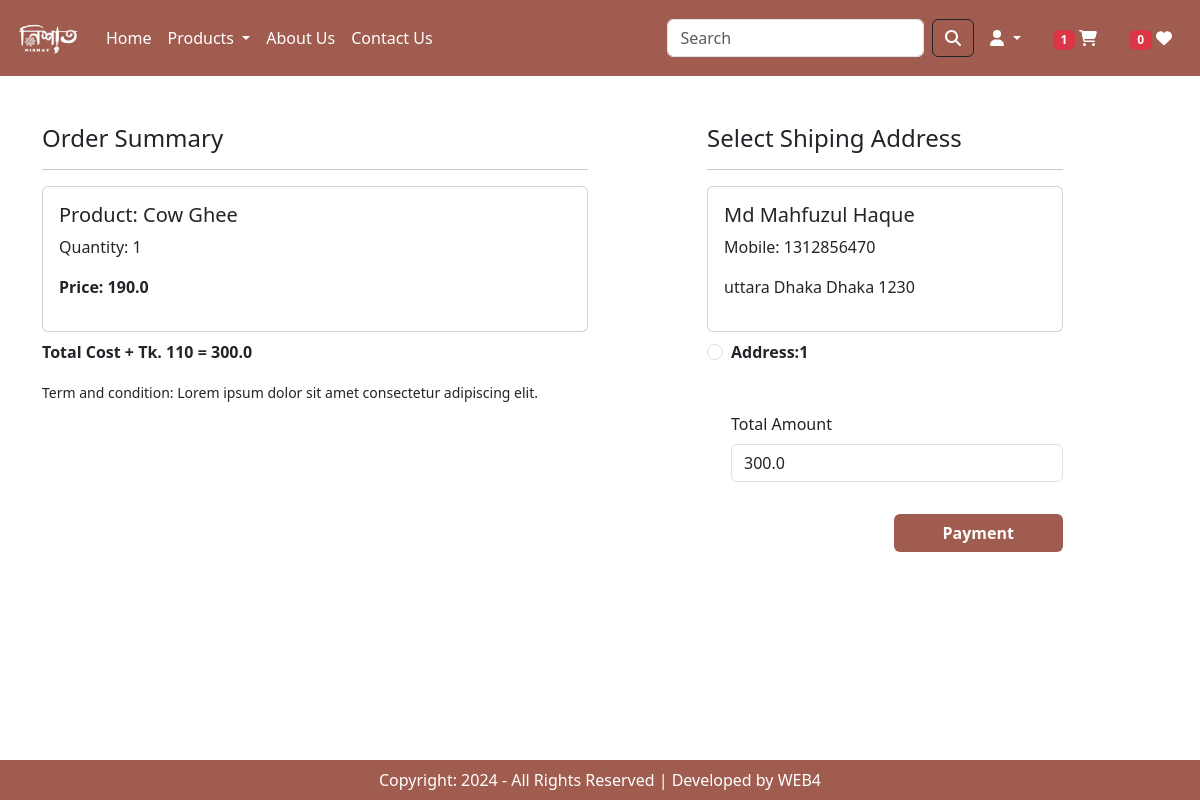
Page /checkout/ (signed in) on the committed database.
### app/models.py (models this page shows, shortened)
class Cart(models.Model):
    user = models.ForeignKey('auth.User', on_delete=models.CASCADE)
    product = models.ForeignKey(Product, on_delete=models.CASCADE)
    quantity = models.PositiveIntegerField(default=1)

class Product (models.Model):
    title = models.CharField(max_length=100)
    selling_price = models.FloatField()
    discounted_price = models.FloatField()
    description = models.TextField()
    composition = models.TextField(default='')
    prodapp = models.TextField(default='')
    category = models.CharField(choices=CATEGORY_CHOICES, max_length=2)
    product_image = models.ImageField(upload_to='product')

class Customer(models.Model):
    user = models.ForeignKey('auth.User', on_delete=models.CASCADE)
    name = models.CharField(max_length=200)
    locality = models.CharField(max_length=200)
    city = models.CharField(max_length=50)
    mobile = models.IntegerField(default=0)
    zipcode = models.IntegerField()
    state = models.CharField(choices=STATE_CHOICES, max_length=100)

### app/views.py (the view, shortened to what this page needs)
# urls.py: path('checkout/', views.checkout.as_view(), name='checkout'),
@method_decorator(login_required, name='dispatch')
class checkout(View):
    def get(self, request):
        totalitem = 0
        wishitem = 0
        if request.user.is_authenticated:
            totalitem = len(Cart.objects.filter(user=request.user))
            wishitem = len(Wishlist.objects.filter(user=request.user))
        user = request.user
        add = Customer.objects.filter(user=user)
        cart_items = Cart.objects.filter(user=user)
        famount = sum(p.quantity * p.product.discounted_price for p in cart_items)
        totalamount = famount + 110
        return render(request, 'app/checkout.html', locals())

### app/templates/app/checkout.html (shortened to what this page needs)
{% extends "app/base.html" %}
{% load static %}
{% block main-content%}
  <div class="container">
        <div class="row mt-5">
            <div class="col-sm-6">
                <h4> Order Summary</h4>
                <hr>
                {% for item in cart_items %}
                  <div class="card mb-2">
                    <div class="card-body">
                        <h5>Product: {{item.product.title}}</h5>
                        <p>Quantity: {{item.quantity}}</p>
                        <p class="fw-bold">Price: {{item.product.discounted_price}}</p>
                    </div>
                  </div>
                {% endfor%}
                <p class="fw-bold">Total Cost + Tk. 110 = {{totalamount}}</p>
                <small> Term and condition: Lorem ipsum dolor sit amet consectetur adipiscing elit. </small>
            </div>
            <div class="col-sm-4 offset-sm-1">
                <h4>Select Shiping Address</h4>
                <hr>
                <form method="post" id="myform">
                    {% for ad in add %}
                    <div class="card">
                        <div class="card-body">
                            <h5>{{ad.name}}</h5>
                            <p>Mobile: {{ad.mobile}}</p>
                            <p>{{ad.locality}} {{ad.city}} {{ad.state}} {{ad.zipcode}}</p>
                        </div>
                    </div>
                    <div class="form-check mt-2 mb-5">
                        <input class="form-check-input" type="radio" name="custid" id="custadd{{forloop.counter}}" value="{{ad.id}}">
                        <label class="form-check-label fw-bold" for="custadd{{forloop.counter}}">Address:{{forloop.counter}} </label>
                    </div>
                    {% endfor %}
                    <div class="form-check mb-3">
                        <label for="totamount" class="form-label">Total Amount</label>
                        <input type="number" class="form-control" name="totamount" value={{totalamount}} readonly>
                    </div>
                    <div class="text-end">
                         <button id="rzp-button1" type="submit" class="btn text-white mt-3 px-5 fw-bold" style="background-color:#A05C4F;" >Payment</button>
                    </div>
                    <br><br>
                </form>
            </div>
        </div>
    </div>
{% endblock main-content%}

### rows in the picture
Cart: product "Cow Ghee", quantity "1", product.discounted_price "190.0"
Customer: name "Md Mahfuzul Haque", mobile "1312856470", locality "uttara", city "Dhaka", state "Dhaka", zipcode "1230"

### other values in the picture
{{ totalitem }} "1"
{{ totalamount }} "300.0"
